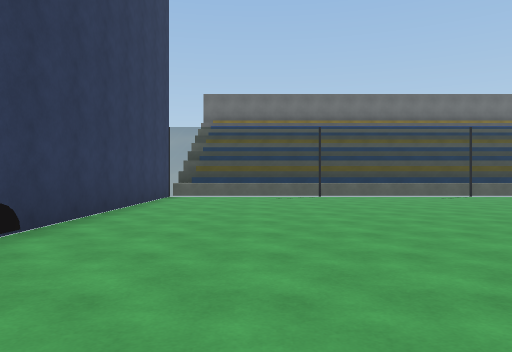
View 1 (above)

24 first-person views from a walk through a Unity game level. The camera is 1.2 m above the floor, looks level and sees 70° across. The floor is counted in squares, 2 m on a side. Each view is taken from the middle of a square. On the plan, view 1 faces up. The plan holds only what a view shows up to about 10 squares ahead; the rest is blank. The place goes on beyond the plan. The player is left out. Some surface patterns are stand-ins.

View 2
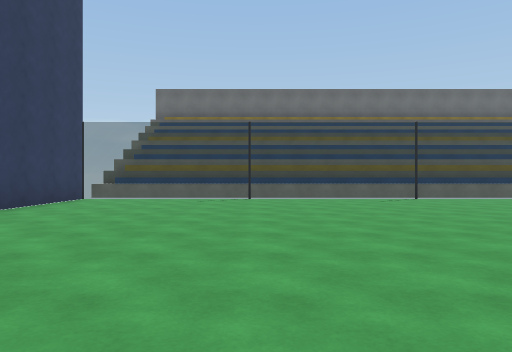

View 3
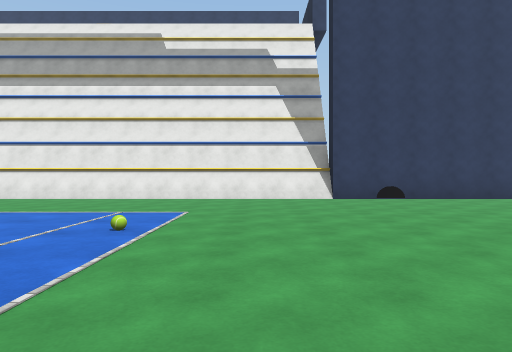

View 4
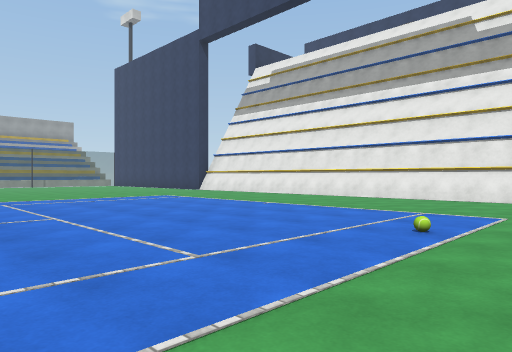

View 5
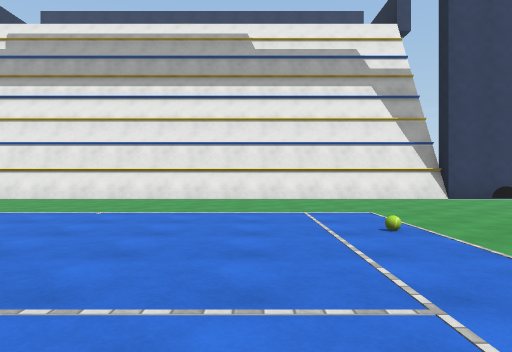

View 6
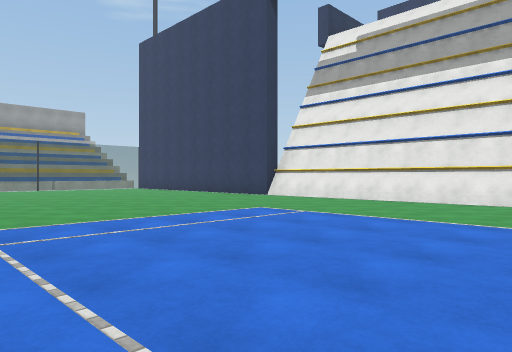

View 7
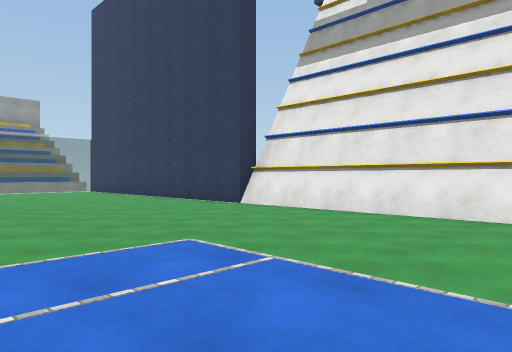

View 8
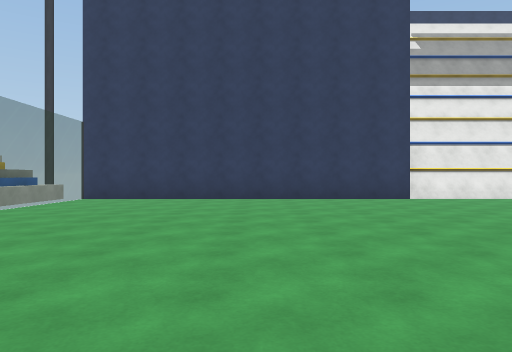

View 9
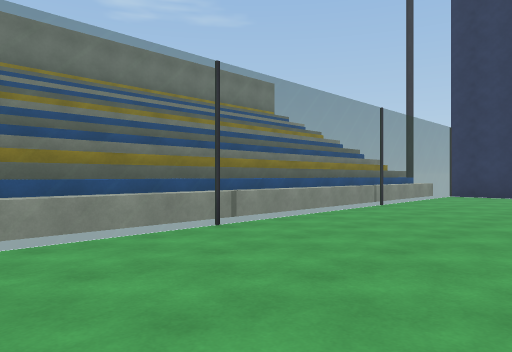

View 10
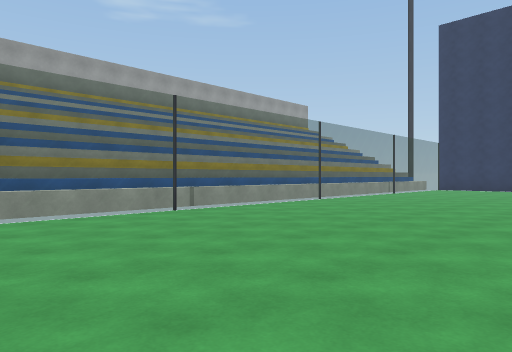

View 11
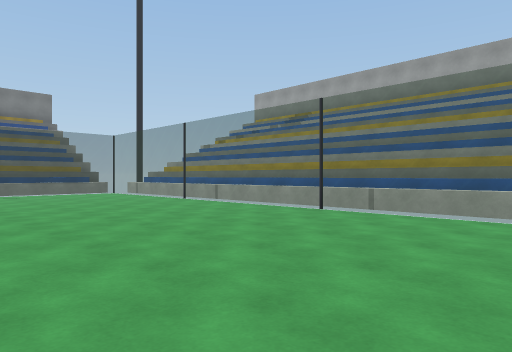

View 12
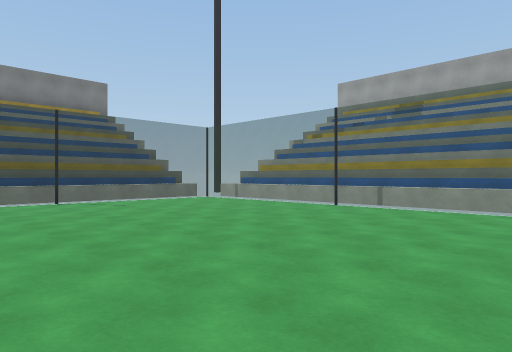

View 13
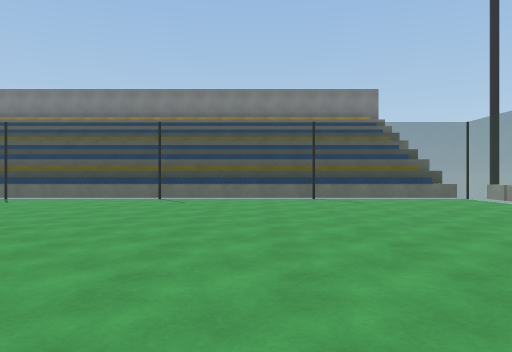

View 14
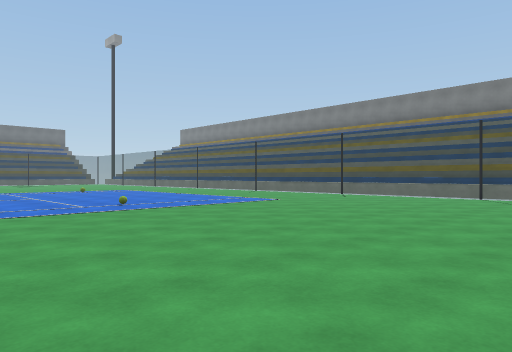

View 15
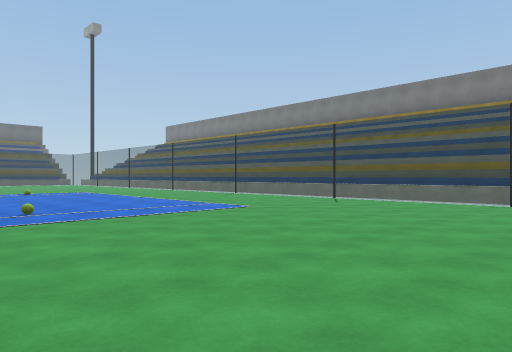

View 16
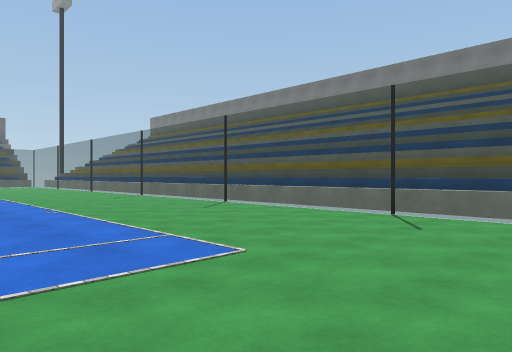

View 17
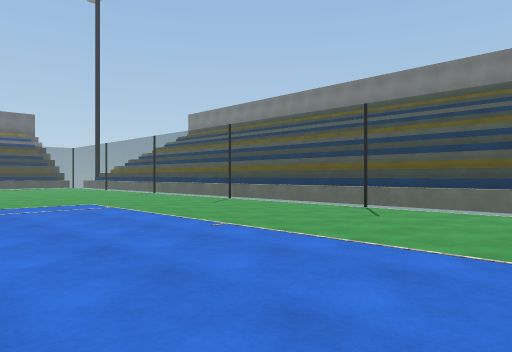

View 18
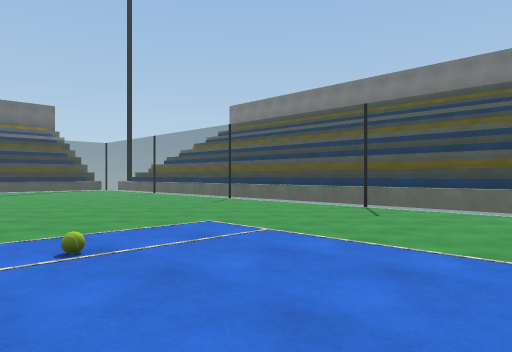

View 19
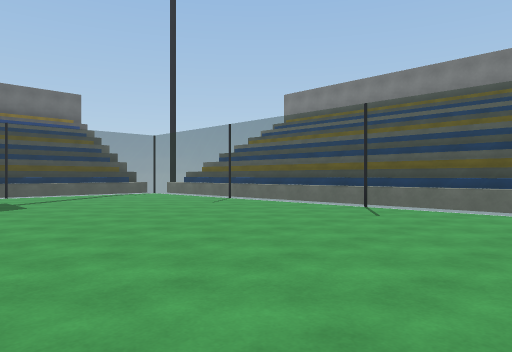

View 20
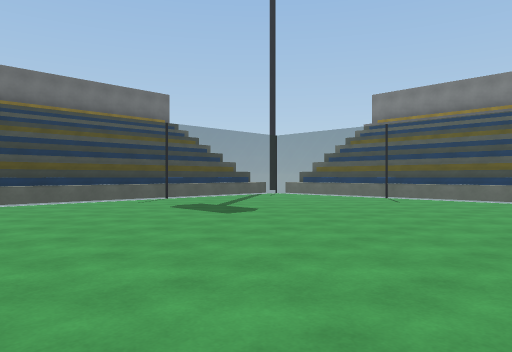

View 21
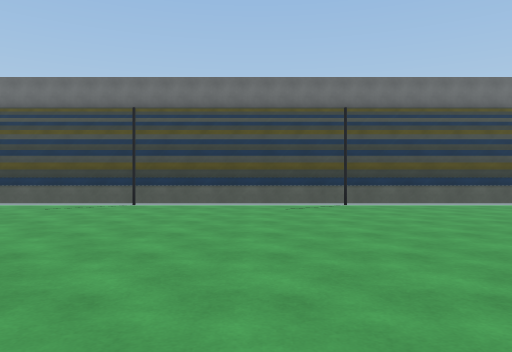

View 22
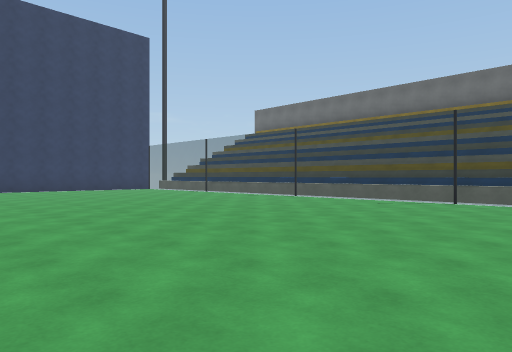

View 23
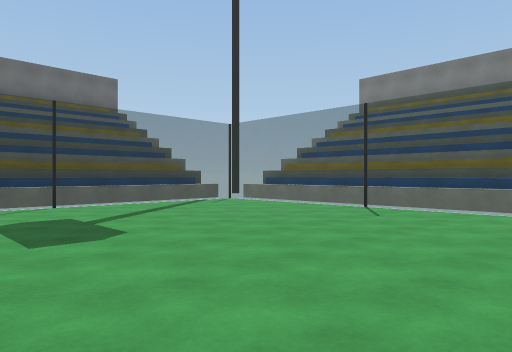

View 24
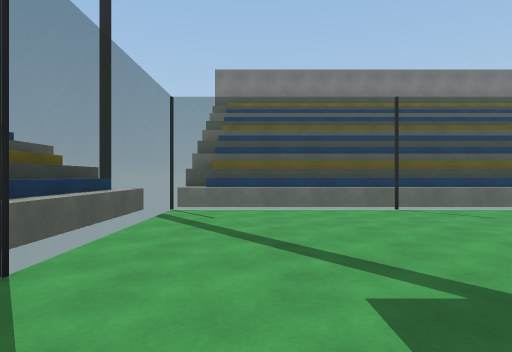

### Floor plan
Points are (right, up) in squares from view 1. A wall is a line through its corners. A room is listed if a view was taken in it or the views show most of it. See-through windows are left out.
Room 1 (views 1, 2, 3, 4, 5, 6, 7, 8, 9, 10, 11, 12, 13, 14, 15, 16, 17, 18, 19, 20, 21, 22, 23, 24)
walls: (24.4, -4.6) (24.4, -2.5); (24.4, -0.6) (24.4, 1.5); (-2.8, 2.1) (-2.8, -13); (24.4, 3.4) (24.4, 5.6); (24.8, -13.2) (24.8, 10.5); (24.4, -14) (24.4, -6.5); (25.2, -13.2) (25.2, 10); (9.6, 11.4) (7.1, 11.4); (11.5, -22.4) (14.5, -22.4); (15.4, -22.4) (18.5, -22.4); (24.4, 7.4) (24.4, 10); (19.4, -22.4) (21.8, -22.4); (24.8, -19.4) (24.8, -16.6); (22.5, 11.4) (11.5, 11.4); (24.4, -19.9) (24.4, -16.6); (-2.5, 10.4) (-2.5, -21.5); (0.1, -22.4) (9.6, -22.4); (23.5, 11.8) (6.8, 11.8); (23, 12.2) (6.5, 12.2); (-0.4, -22.8) (21.4, -22.8); (0, -23.2) (21, -23.2); (-2, -22.4) (0, -22.4); (-2.5, -22.8) (-1.2, -22.8)
low walls: (24, -4.6) (24, -2.5); (24, -0.6) (24, 1.5); (-2.7, 2) (-2.7, -13); (24, 3.4) (24, 5.6); (9.6, 11) (6.4, 11); (5.5, 11) (4.5, 11); (11.5, -22) (14.5, -22); (4.4, 11) (2.5, 11); (15.4, -22) (18.5, -22); (24, 7.4) (24, 10.5); (1.5, 11) (-1.5, 11); (19.5, -22) (22.1, -22); (22.5, 11) (11.5, 11); (0.9, -22) (9.6, -22); (24, -20.5) (24, -6.5); (-2.5, -22) (0.8, -22)
objects: other object (-3, -21); other object (-3, 11) to (-2, 11); other object (2, -21); other object (2, 11); other object (6, -21); other object (6, 11); other object (10, -22) to (11, -22); other object (10, 11) to (11, 11); other object (15, -22); other object (15, 10); other object (19, -22); other object (19, 10); other object (23, -22) to (24, -21); other object (23, -18) to (23, -17); other object (23, -14) to (23, -13); other object (23, -10) to (23, -9); other object (23, 11) to (24, 11); other object (24, -6) to (24, -5); other object (24, -2) to (24, -1); other object (24, 2) to (24, 3); other object (24, 6) to (24, 7)

Positions as (right, up) in squares from view 1, and headings:
1: (0, 0), facing up
2: (2, 1), facing up
3: (7, 0), facing left
4: (7, 0), facing down-left
5: (7, -3), facing left
6: (6, -5), facing down-left
7: (3, -7), facing down-left
8: (7, -17), facing left
9: (9, -18), facing down-left
10: (14, -16), facing down-left
11: (11, -16), facing down-right
12: (15, -15), facing down-right
13: (14, -16), facing right
14: (13, -16), facing up-right
15: (15, -15), facing up-right
16: (18, -12), facing up-right
17: (17, -9), facing up-right
18: (17, -5), facing up-right
19: (17, -1), facing up-right
20: (14, 2), facing up-right
21: (13, 3), facing up
22: (13, 2), facing up-left
23: (17, 3), facing up-right
24: (17, 9), facing right
